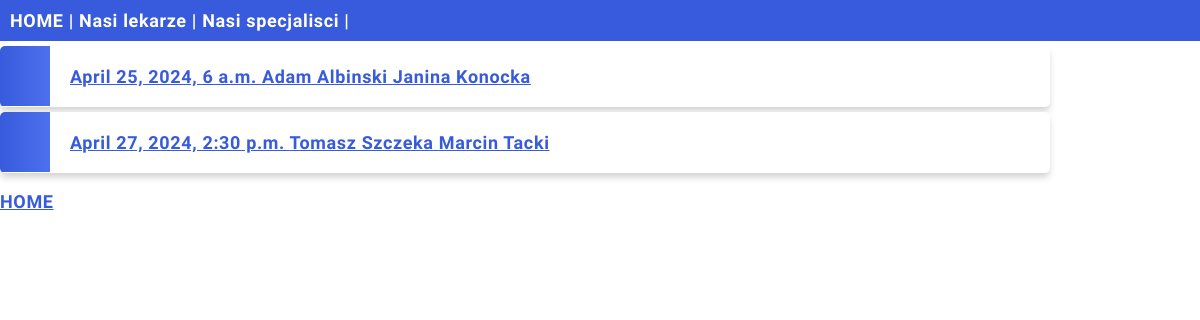
/reservations/, run on the app's committed database.
### app/models.py (models this page shows, shortened)
class Visit(models.Model):
    created_date = models.DateTimeField(auto_now_add=True)
    patient = models.ForeignKey(Patient, on_delete=models.PROTECT, related_name='reservations', blank=True, null=True)
    doctor = models.ForeignKey(Doctor, on_delete=models.CASCADE, related_name='reservations')
    speciality = models.CharField(max_length=100, null=True, blank=True)
    date = models.DateTimeField()
    description = models.TextField()
    class Meta:
        verbose_name_plural = "Wizyty"

class Member(models.Model):
    first_name = models.CharField(max_length=255, blank=False, null=False)
    second_name = models.CharField(max_length=255, blank=True, null=True)
    last_name = models.CharField(max_length=255, blank=False, null=False)
    added_date = models.DateField(auto_now_add=True)
    phone = models.IntegerField(unique=True, blank=False, null=False)
    email = models.EmailField(max_length=254, verbose_name="Email Address", unique=True, validators=[validate_email])
    class Meta:
        abstract = True

class Doctor(Member):
    speciality = models.CharField(max_length=255, blank=False, null=True)
    def __str__(self):
        return f"{self.first_name} {self.last_name}"
    class Meta:
        verbose_name_plural = "Lekarze"

class Patient(Member):
    identity_number = models.PositiveIntegerField(blank=False, null=False, unique=True)
    client_number = models.CharField(max_length=10, unique=True, default=generate_unique_client_number,
                                     verbose_name="Client Number")
    def __str__(self):
        return f"{self.first_name} {self.last_name}"
    class Meta:
        verbose_name_plural = "Pacjenci"

### app/views.py (the view)
# urls.py: path('reservations/', views.reservations, name='reservations'),
def reservations(request):
    all_reservations = Visit.objects.filter(patient__isnull=False)
    template = loader.get_template('reservations.html')
    context = {'all_reservations': all_reservations}
    return HttpResponse(template.render(context, request))

### app/templates/reservations.html (shortened to what this page needs)
{% extends "main.html" %}
{% block content %}
<ul>
  {% for x in all_reservations %}
    <li><a href="reservation/{{x.id}}"> {{ x.date }} {{ x.doctor }} {{ x.patient }} </a></li>
  {% empty %}
    <li> Brak umówionych wizyt</li>
  {% endfor %}
</ul>
<p><a href="/">HOME</a></p>
{% endblock %}

### static/staff.css (style rules this page uses)
body { margin:0; font: 600 18px 'Source Sans Pro', sans-serif; letter-spacing: 0.64px; color: #585d74; }
ul { list-style-type: none; padding: 0; margin: 0; }
li { background-color: #ffffff; background-image: linear-gradient(to right, #375BDC, #4D70EF); background-size: 50px 60px; background-repeat: no-repeat; cursor: pointer; transition: transform .25s; border-radius: 5px; box-shadow: 0 5px 7px -1px rgba(51, 51, 51, 0.23); padding: 20px; padding-left: 70px; margin-top: 5px; width: 80%; }
a:link, a:visited { color: #375BDC; }

### data on the page
Visit: date "April 25, 2024, 6 a.m.", doctor "Adam Albinski", patient "Janina Konocka"
Visit: date "April 27, 2024, 2:30 p.m.", doctor "Tomasz Szczeka", patient "Marcin Tacki"
